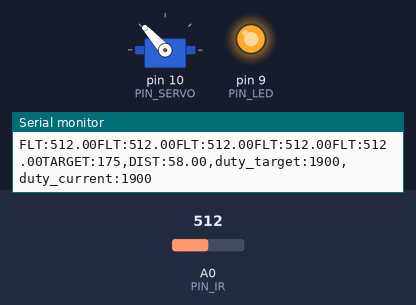
The sketch below on a simulated Arduino Uno, built with avr-gcc and run on an emulated ATmega328P. Shown: servo, output pins drawn as LEDs (lit = HIGH), the last lines printed to the serial monitor. The test bench sets the inputs (shaded band); at power-on: A0 (PIN_IR) = 512.

Above: at 1.2 s.
1.3 s: A0 (PIN_IR) set to 298
4.3 s: A0 (PIN_IR) set to 265
At 5.2 s:
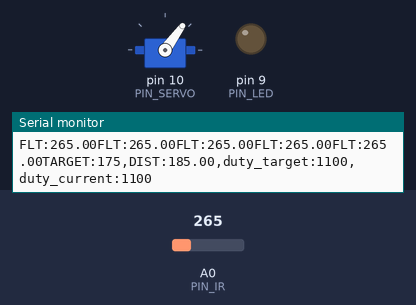
5.9 s: A0 (PIN_IR) set to 306
At 6.4 s:
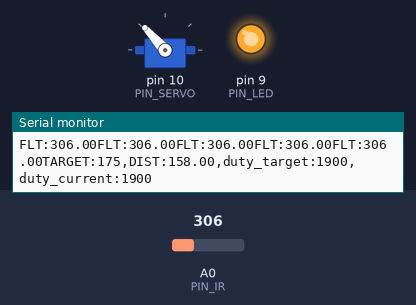
7.5 s: A0 (PIN_IR) set to 165
At 8.1 s:
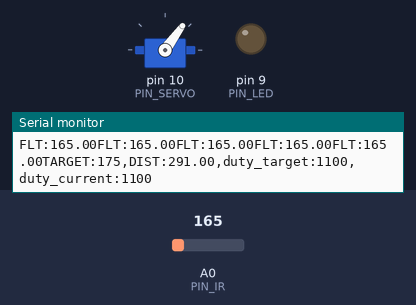
9.1 s: A0 (PIN_IR) set to 510
At 9.5 s:
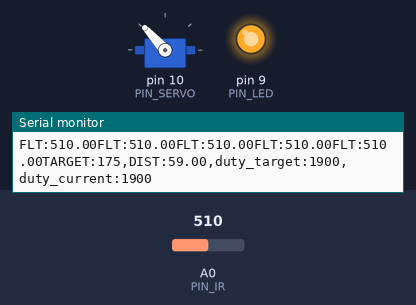
Timing chart, 0 to 11.7 s (numbered marks = the images above; inputs shaded):
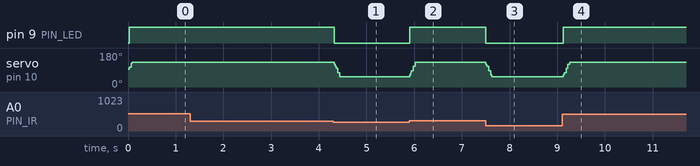

The sketch:

22_bbc_20233174.ino
```cpp
#include <Servo.h>

// Arduino pin assignment
#define PIN_LED   9
#define PIN_SERVO 10
#define PIN_IR    A0

// Event interval parameters
#define _INTERVAL_DIST    20 // distance sensor interval (unit: ms)
#define _INTERVAL_SERVO   20 // servo interval (unit: ms)
#define _INTERVAL_SERIAL  100 // serial interval (unit: ms)

// EMA filter configuration for the IR distance sensor
#define _EMA_ALPHA 0.5    // EMA weight of new sample (range: 0 to 1)
                          // Setting EMA to 1 effectively disables EMA filter.

// Servo adjustment - Set _DUTY_MAX, _NEU, _MIN with your own numbers
#define _DUTY_MAX 2500 // 2000
#define _DUTY_NEU 1500 // 1500
#define _DUTY_MIN 500 // 1000

#define _SERVO_ANGLE_DIFF  105  // Replace with |D - E| degree
#define _SERVO_SPEED       300  // servo speed

#define _BANGBANG_RANGE    400  // duty up and down for bangbang control

// Target Distance
#define _DIST_TARGET    175 // Center of the rail (unit:mm)

// global variables

Servo myservo;

float dist_ema;     // unit: mm

int duty_change_per_interval; // maximum duty difference per interval
int duty_target;    // Target duty
int duty_current;      // Current duty
int duty_adj;       // Level adjustment

unsigned long last_sampling_time_dist;   // unit: msec
unsigned long last_sampling_time_servo;  // unit: msec
unsigned long last_sampling_time_serial; // unit: msec

bool event_dist, event_servo, event_serial; // event triggered?

void setup()
{
  // initialize GPIO pins
  pinMode(PIN_LED,OUTPUT);
  myservo.attach(PIN_SERVO);

  duty_target = duty_current = _DUTY_NEU;
  myservo.writeMicroseconds(duty_current);

  // initialize serial port
  Serial.begin(1000000);

  // convert angular speed into duty change per interval.
  duty_change_per_interval =
    (float)(_DUTY_MAX - _DUTY_MIN) * ((float)_SERVO_SPEED / _SERVO_ANGLE_DIFF) * (_INTERVAL_SERVO / 1000.0);
}

void loop()
{
  unsigned long time_curr = millis();

  // wait until next event time
  if (time_curr >= (last_sampling_time_dist + _INTERVAL_DIST)) {
        last_sampling_time_dist += _INTERVAL_DIST;
        event_dist = true;
  }
  if (time_curr >= (last_sampling_time_servo + _INTERVAL_SERVO)) {
        last_sampling_time_servo += _INTERVAL_SERVO;
        event_servo = true;
  }
  if (time_curr >= (last_sampling_time_serial + _INTERVAL_SERIAL)) {
        last_sampling_time_serial += _INTERVAL_SERIAL;
        event_serial = true;
  }

  if (event_dist) {
    float dist_filtered; // unit: mm
    event_dist = false;

    // Take a median value from multiple measurements
    float filtered = ir_sensor_filtered(10, 0.5, 0); // Replace n with your desired value
    float dist = ((6762.0 / (filtered - 9.0)) - 4.0) * 10.0 - 60.0;
    Serial.print("FLT:"); Serial.print(filtered);
    float result = volt_to_distance(filtered);
    int accurate;
    if (result <= 114){
      accurate = small_distance_to_accurate(result);
    }
    if (result > 114){
      accurate = big_distance_to_accurate(result);
    }
    dist_filtered = accurate;

    dist_ema = _EMA_ALPHA * dist_filtered + (1.0 - _EMA_ALPHA) * dist_ema;

    // bang bang control
    if (dist_ema > _DIST_TARGET) {
      duty_target = _DUTY_NEU - _BANGBANG_RANGE;
      digitalWrite(PIN_LED, 0);
    } else if (dist_ema < _DIST_TARGET) {
      duty_target = _DUTY_NEU + _BANGBANG_RANGE;
      digitalWrite(PIN_LED, 1);
    }
  }

  if (event_servo) {
    event_servo = false;

    // adjust duty_current toward duty_target by duty_change_per_interval
    if (duty_target > duty_current) {
      duty_current += duty_change_per_interval;
      if (duty_current > duty_target)
          duty_current = duty_target;
    } else if (duty_target < duty_current) {
      duty_current -= duty_change_per_interval;
      if (duty_current < duty_target)
        duty_current = duty_target;
    }

    // servo arm protection
    if (duty_current < _DUTY_MIN)
      duty_current = _DUTY_MIN;
    else if (duty_current > _DUTY_MAX)
      duty_current = _DUTY_MAX;

    // update servo position
    myservo.writeMicroseconds(duty_current);
  }

  if (event_serial) {
    event_serial = false;

    // output the read value to the serial port
    Serial.print("TARGET:"); Serial.print(_DIST_TARGET);
    Serial.print(",DIST:"); Serial.print(dist_ema);
    Serial.print(",duty_target:"); Serial.print(duty_target);
    Serial.print(",duty_current:"); Serial.println(duty_current);
  }
}

float volt_to_distance(unsigned int a_value) {
  // Replace below line with the equation obtained from nonlinear regression analysis
  //return (6762.0 / (a_value - 9) - 4.0) * 10.0;
  return 553+-2.11*a_value+3.18*pow(10,-3)*pow(a_value,2)+-1.84*pow(10,-6)*pow(a_value,3);
}

float big_distance_to_accurate(float dist){
  //this works well for distance above 114mm
  dist = (int) 100*dist;
  return 31.5+-6.19*pow(10,-3)*dist+2.26*pow(10,-6)*pow(dist,2)+-1.15*pow(10,-10)*pow(dist,3)+1.92*pow(10,-15)*pow(dist,4);
}

float small_distance_to_accurate(float dist){
  //this works well for distance below 114mm
  dist = (int) 100*dist;
  return -47.5+0.0479*dist+-9.91*pow(10,-6)*pow(dist,2)+1.13*pow(10,-9)*pow(dist,3)+-6.14*pow(10,-14)*pow(dist,4)+1.57*pow(10,-18)*pow(dist,5)+-1.52*pow(10,-23)*pow(dist,6);
}

int compare(const void *a, const void *b) {
  return (*(unsigned int *)a - *(unsigned int *)b);
}

unsigned int ir_sensor_filtered(unsigned int n, float position, int verbose)
{
  // Eliminate spiky noise of an IR distance sensor by repeating measurement and taking a middle value
  // n: number of measurement repetition
  // position: the percentile of the sample to be taken (0.0 <= position <= 1.0)
  // verbose: 0 - normal operation, 1 - observing the internal procedures, and 2 - calculating elapsed time.
  // Example 1: ir_sensor_filtered(n, 0.5, 0) => return the median value among the n measured samples.
  // Example 2: ir_sensor_filtered(n, 0.0, 0) => return the smallest value among the n measured samples.
  // Example 3: ir_sensor_filtered(n, 1.0, 0) => return the largest value among the n measured samples.

  // The output of Sharp infrared sensor includes lots of spiky noise.
  // To eliminate such a spike, ir_sensor_filtered() performs the following two steps:
  // Step 1. Repeat measurement n times and collect n * position smallest samples, where 0 <= postion <= 1.
  // Step 2. Return the position'th sample after sorting the collected samples.

  // returns 0, if any error occurs

  unsigned int *ir_val, ret_val;
  unsigned int start_time;

  if (verbose >= 2)
    start_time = millis();

  if ((n == 0) || (n > 100) || (position < 0.0) || (position > 1))
    return 0;

  if (position == 1.0)
    position = 0.999;

  if (verbose == 1) {
    Serial.print("n: "); Serial.print(n);
    Serial.print(", position: "); Serial.print(position);
    Serial.print(", ret_idx: ");  Serial.println((unsigned int)(n * position));
  }

  ir_val = (unsigned int *)malloc(sizeof(unsigned int) * n);
  if (ir_val == NULL)
    return 0;

  if (verbose == 1)
    Serial.print("IR:");

  for (int i = 0; i < n; i++) {
    ir_val[i] = analogRead(PIN_IR);
    if (verbose == 1) {
        Serial.print(" ");
        Serial.print(ir_val[i]);
    }
  }

  if (verbose == 1)
    Serial.print  ("  => ");

  qsort(ir_val, n, sizeof(unsigned int), compare);
  ret_val = ir_val[(unsigned int)(n * position)];

  if (verbose == 1) {
    for (int i = 0; i < n; i++) {
        Serial.print(" ");
        Serial.print(ir_val[i]);
    }
    Serial.print(" :: ");
    Serial.println(ret_val);
  }
  free(ir_val);

  if (verbose >= 2) {
    Serial.print("Elapsed time: "); Serial.print(millis() - start_time); Serial.println("ms");
  }

  return ret_val;
}
```

Measured:
- the behaviour switches between 280 and 279 on A0 (PIN_IR) (found by bisection; images 0 and 1)
- after the input at 4.3 s, pin 9 (PIN_LED): HIGH → LOW at once; servo on pin 10 (PIN_SERVO): 132° → 54° at once
- after the input at 5.9 s, pin 9 (PIN_LED): LOW → HIGH at once; servo on pin 10 (PIN_SERVO): 54° → 132° at once
- after the input at 7.5 s, pin 9 (PIN_LED): HIGH → LOW at once; servo on pin 10 (PIN_SERVO): 132° → 54° at once
- after the input at 9.1 s, pin 9 (PIN_LED): LOW → HIGH at once; servo on pin 10 (PIN_SERVO): 54° → 132° at once
